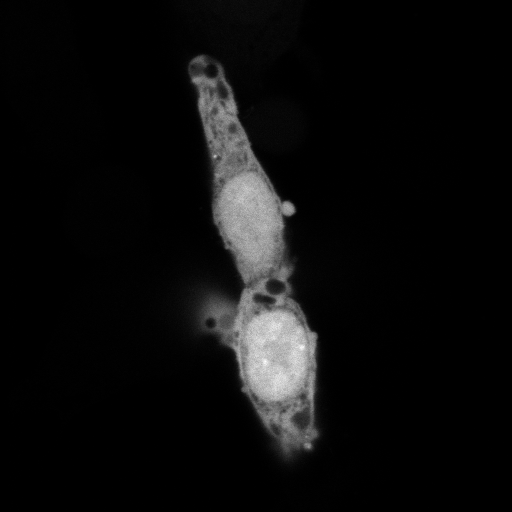
%> input picture Example_Data/AcceptorOnly_AmAx_YFP_ch04.tif, 512 x 512 px; the run also reads 1 picture not shown here
$ octave seFRET_Calibrate.m   (GNU Octave 9; MATLAB toolbox functions it lacks are replaced by stand-ins)
%> lines starting %> are read from the running program, lines starting %| are printed output that depends on the picture; in (x1, y1, x2, y2) boxes, pixels count from 0 and x2, y2 are one past the last pixel; in counts of white or black regions, pixels touching at a corner belong together; the program's own positions count from 1
% "seFRET_Calibrate" - seFRET example in Matlab
% Eric Rees, 22 Jan 2013
% Copyright 2013, University of Cambridge
%  License - GPL Version 3 or later, http://www.gnu.org/licenses/gpl.html
%
%
% Tested with Matlab 2011b.
% Requires image processing toolbox: for imerode()
%
% doi:10.1098/rsif.2008.0381.focus (refer to Alan Elder paper on seFRET)
%
% Version history
% 1.0 Forked from iFRET 1.3 (see comments and documentation in that file)
%
% NOTES:
% This script will determine mean calibration values for seFRET, by
% processing user-selected reference image files.
%
% Abbreviations:
% AOS    = Acceptor only sample
% DOS    = Donor only sample
% Linker = CFP-YFP linker sample, with known dFRET and aFRET
% AmAx   = Acceptor Emission, Acceptor Excitation spectral channel
% AmDx   = Acceptor Emission, Donor Excitation spectral channel
% DmDx   = Donor Emission, Donor Excitation spectral channel
% Im     = image (assumed 16 bit)
%
% ThresholdLow: pixels within a region darker than ThresholdLow are
%               assumed to be background. Used for d.c. background
%               estimation and subtraction
% ThresholdHigh: pixels within a region that is brighter than ThresholdLow
%                AND darker than ThresholdHigh are identified as signals.
%                The reason for ThresholdHigh is that some detectors may
%                become nonlinear at high brightness, and such nonlinear
%                regions are unsuitable for this linear seFRET analysis.
%
%     ThresholdLow and ThresholdHigh are set at the start of this script.
%     They may (and should) be optimised by the user for their own system.
%
% KnownDFRET = the dFRET value of the Linker construct sample,
%              which must be known (e.g. from TCSPC / lifetime measurement)
%              in order for alpha and beta to be fitted in this script.


% 0. SET INITIAL CONDITIONS
%    Users should check these parameters are OK.
%    In particular:
%    (a) Set KnownDFRET from lifetime calibration data, and
%    (b) Set reasonable Threshold levels for your images
%
clear all

ThresholdLow = 2000; % DmDx or AmAx signal must be sufficient to analyse
ThresholdHigh=30000; % High signals may suffer from nonlinear CCD response

KnownDFRET   = 0.30; % Specify the known dFRET of the linker images
                     % E.g. Use 0.30 for 17AA sample

MaskErodeRadius = 15;% Erode edges of masked regions by this much

flagDoNotErode = 1;

% Dialog box to prompt user for inputs:
% (Comment out the following lines to use the values written above):
prompt = {'Set low threshold (darker pixels are background):',...
          'Set high threhold (to exclude bright, nonlinear pixels):',...
          'dFRET value of Linker Construct:',...
          'Mask erosion radius (excludes edge effects)'};
dlg_title = 'Please confirm parameters:';
num_lines = 1;
default   = {'2000', '30000', '0.30', '15'};
answer    = inputdlg(prompt,dlg_title,num_lines,default);
%> the answer given: 2000, 30000, 0.30, 15
ThresholdLow    = str2num( answer{1} );
ThresholdHigh   = str2num( answer{2} );
KnownDFRET      = str2num( answer{3} );
MaskErodeRadius = str2num( answer{4} );

% For heuristic masking, threshold and erode
morphShape = strel('disk',MaskErodeRadius);


% 1a. AER
% Find AER from an acceptor-only sample (e.g. m-CHERRY only)
% Threshold the imAmAx signal
% Erode the threshold mask to guess a clean region for determining AER

% Locate folder containing AOS image set(s) to process
% - assuming the Leica "ch00, ch01..." etc name pattern.
[FileNameAmAxAOS,PathName] = uigetfile('*.tif',...
    'Open Acceptor Only Sample, Acceptor Emission, Acceptor Excitation');
%> the answer given: Example_Data/AcceptorOnly_AmAx_YFP_ch04.tif
imAmAxAOS = double( imread([PathName FileNameAmAxAOS]) );
%> imAmAxAOS: size 512x512 double; min 1120, max 30598, mean 2621.3; mean of the top-left, top-right, bottom-left and bottom-right quarters 2916, 1824.3, 2131, 3613.7

[FileNameAmDxAOS,PathName] = uigetfile('*.tif',...
    'Open Acceptor Only Sample, Acceptor Emission, Donor Excitation');
%> the answer given: Example_Data/AcceptorOnly_AmDx_YFP_ch01.tif
imAmDxAOS = double( imread([PathName FileNameAmDxAOS]) );
%> imAmDxAOS: size 512x512 double; min 1121, max 22690, mean 2263.3; mean of the top-left, top-right, bottom-left and bottom-right quarters 2482.4, 1683.4, 1895.9, 2991.4

% Eroded mask for AER determination is within Low AND High Thresholds
maskAOS = (imAmAxAOS > ThresholdLow & imAmAxAOS < ThresholdHigh & ...
           imAmDxAOS > ThresholdLow & imAmDxAOS < ThresholdHigh );
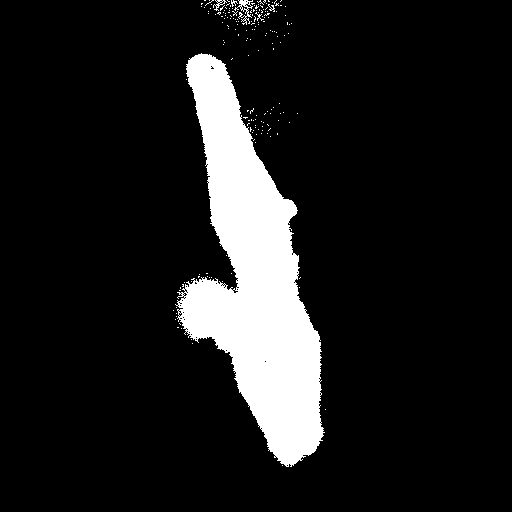
%> maskAOS: size 512x512 logical; 11.3% white; 182 white regions (176 under 20 px), largest, box (x1, y1, x2, y2) and area: (175, 53, 325, 467) 29102, (234, 0, 253, 25) 162, (213, 0, 227, 11) 49, (268, 4, 275, 12) 23, (231, 0, 238, 7) 22, (255, 12, 264, 21) 21
maskAOSeroded = imerode(maskAOS,morphShape);
%> maskAOSeroded: size 512x512 logical; 5.2% white; 1 white region, box (x1, y1, x2, y2) and area: (197, 82, 308, 450) 13615

% Mask for background determination starts under the Low Threshold ONLY
maskAOSbgRaw = (imAmAxAOS < ThresholdLow & imAmDxAOS < ThresholdLow);
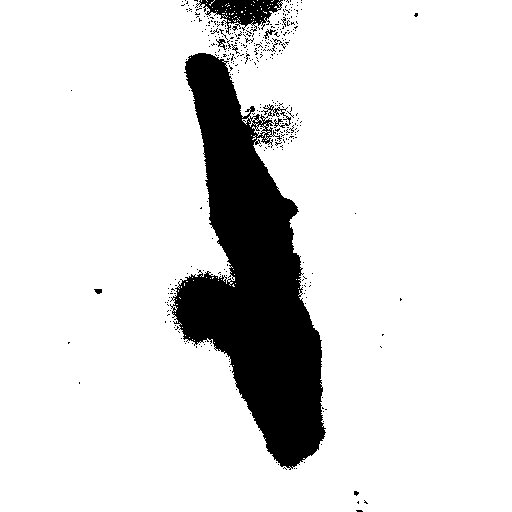
%> maskAOSbgRaw: size 512x512 logical; 87% white; 370 black regions (363 under 20 px), largest, box (x1, y1, x2, y2) and area: (170, 53, 326, 470) 31440, (195, 0, 283, 35) 1475, (216, 39, 227, 50) 48
maskAOSbg = imerode(maskAOSbgRaw,morphShape);
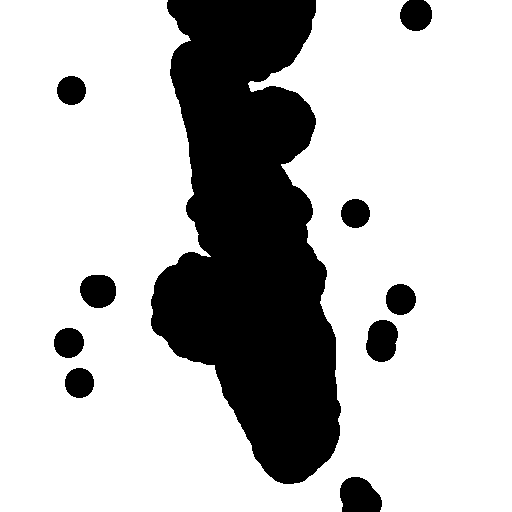
%> maskAOSbg: size 512x512 logical; 74.5% white; 10 black regions, largest, box (x1, y1, x2, y2) and area: (151, 0, 341, 484) 59213, (340, 477, 382, 512) 1187, (366, 320, 398, 362) 1070

if (flagDoNotErode)
    maskAOSeroded = maskAOS;
    maskAOSbg = maskAOSbgRaw;
end

if(sum(maskAOSeroded(:)) == 0 )
    error('No data within cautious AOS mask')
  else if(sum(maskAOSbg(:)) == 0)
    error('No region could be found to define an AOS background')
       end
end

% Try to subtract the image background level
imAmAxAOS = imAmAxAOS - mean(imAmAxAOS(maskAOSbg));
imAmDxAOS = imAmDxAOS - mean(imAmDxAOS(maskAOSbg));

% Create an image matrix of the acceptor emission ratio
imRatioAOS = zeros(size(imAmAxAOS));
imRatioAOS(maskAOS) = imAmDxAOS(maskAOS)./imAmAxAOS(maskAOS);
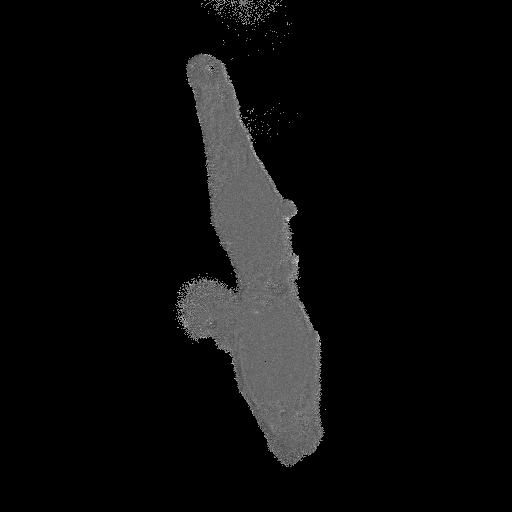
%> imRatioAOS: size 512x512 double; min 0, max 1.74, mean 0.0838; drawn with min black and max white

% Find the mean AER (e.g. 0.5)
AER = mean(imRatioAOS(maskAOSeroded));
%> AER = 0.739
% Consider giving a warning if AER > 1 (unlikely), or AER < 0 (unphysical).

AER % Echo AER to MATLAB console
%> AER = 0.739


%%
% 1b. DER
% Find DER from a donor-only sample (e.g. GFP only)
% Threshold the imDmDx signal
% Erode the threshold mask to guess a clean region for determining DER

[FileNameAmDxDOS,PathName] = uigetfile('*.tif',...
    'Open Donor Only Sample, Acceptor Emission, Donor Excitation');
%> the answer given: Example_Data/AcceptorOnly_AmDx_YFP_ch01.tif
imAmDxDOS = double( imread([PathName FileNameAmDxDOS]) );

[FileNameDmDxDOS,PathName] = uigetfile('*.tif',...
    'Open Donor Only Sample, Donor Emission, Donor Excitation');
%> the answer given: Example_Data/AcceptorOnly_AmDx_YFP_ch01.tif
imDmDxDOS = double( imread([PathName FileNameDmDxDOS]) );

% Eroded mask for DER determination is within Low AND High Thresholds
maskDOS = ( imDmDxDOS > ThresholdLow & imDmDxDOS < ThresholdHigh & ...
            imAmDxDOS > ThresholdLow & imAmDxDOS < ThresholdHigh );
%> maskDOS: size 512x512 logical; 11.5% white; 311 white regions (305 under 20 px), largest, box (x1, y1, x2, y2) and area: (175, 53, 325, 467) 29201, (213, 0, 255, 26) 308, (254, 12, 266, 22) 37, (265, 4, 278, 12) 34, (94, 289, 102, 294) 31, (218, 39, 225, 45) 22
maskDOSeroded = imerode(maskDOS,morphShape);
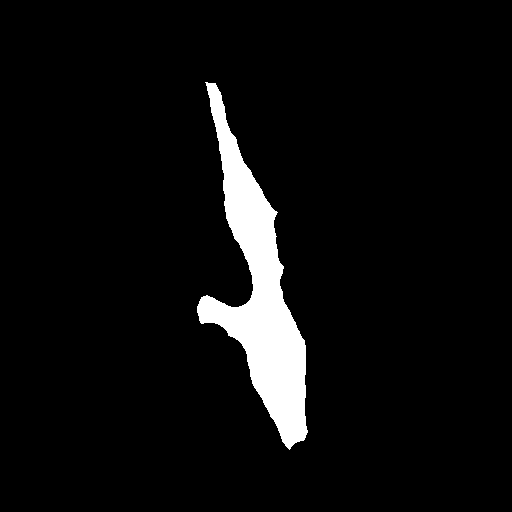
%> maskDOSeroded: size 512x512 logical; 5.5% white; 1 white region, box (x1, y1, x2, y2) and area: (197, 82, 308, 450) 14287

% Mask for background determination starts under the Low Threshold ONLY
maskDOSbgRaw = ( imDmDxDOS < ThresholdLow & imAmDxDOS < ThresholdLow );
maskDOSbg = imerode(maskDOSbgRaw,morphShape);
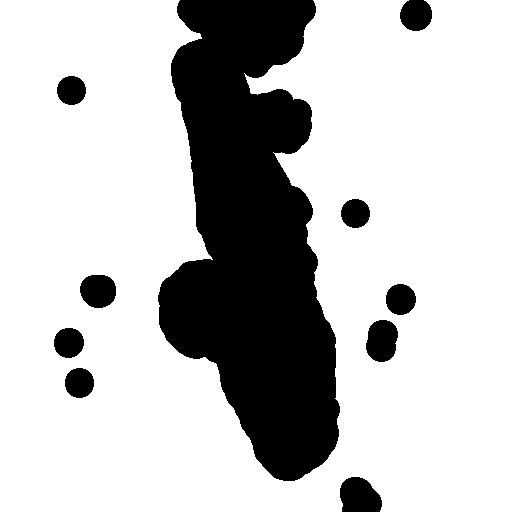
%> maskDOSbg: size 512x512 logical; 75.9% white; 10 black regions, largest, box (x1, y1, x2, y2) and area: (158, 0, 340, 481) 55692, (340, 477, 382, 512) 1187, (366, 320, 398, 362) 1070

if(flagDoNotErode)
    maskDOSeroded = maskDOS;
    maskDOSbg = maskDOSbgRaw;
end

if(sum(maskDOSeroded(:)) == 0 )
    error('No data within cautious DOS mask')
   else if(sum(maskDOSbg(:)) == 0 )
           error('No region could be found to define an DOS background')
        end
end

% Try subtracting background;
imAmDxDOS = imAmDxDOS-mean(imAmDxDOS(maskDOSbg));
imDmDxDOS = imDmDxDOS-mean(imDmDxDOS(maskDOSbg));

% Create an image matrix of the Donor Emission Ratio
imRatioDOS = zeros(size(imDmDxDOS));
imRatioDOS(maskDOS) = imAmDxDOS(maskDOS)./imDmDxDOS(maskDOS);

% Find the mean DER, e.g. DER = 0.75;
DER = mean(imRatioDOS(maskDOSeroded));
%> DER = 1

DER % Echo DER to MATLAB
%> DER = 1


%%
% 2. Process some reference images to determine calibration numbers
% "LIN" refers to an image taken using a Linker Construct -
% But other references should work provided their dFRET and aFRET are equal
% to the "KnownDFRET" parameter specified above.

[FileNameAmAxLIN,PathName] = uigetfile('*.tif',...
    'Open Linker Sample, Acceptor Emission, Acceptor Excitation');
%> the answer given: Example_Data/AcceptorOnly_AmDx_YFP_ch01.tif
imAmAxLIN = double( imread([PathName FileNameAmAxLIN]) );

[FileNameAmDxLIN,PathName] = uigetfile('*.tif',...
    'Open Linker Sample, Acceptor Emission, Donor Excitation');
%> the answer given: Example_Data/AcceptorOnly_AmDx_YFP_ch01.tif
imAmDxLIN = double( imread([PathName FileNameAmDxLIN]) );

[FileNameDmDxLIN,PathName] = uigetfile('*.tif',...
    'Open Linker Sample, Donor Emission, Donor Excitation');
%> the answer given: Example_Data/AcceptorOnly_AmDx_YFP_ch01.tif
imDmDxLIN = double( imread([PathName FileNameDmDxLIN]) );

% Mask and background subtraction
% Bug fixed here - check name consistency!
% Eroded mask for setting Alpha and Beta is within Low AND High Thresholds
maskLIN = ( imAmAxLIN > ThresholdLow & imAmAxLIN < ThresholdHigh & ...
            imDmDxLIN > ThresholdLow & imDmDxLIN < ThresholdHigh & ...
            imAmDxLIN > ThresholdLow & imAmDxLIN < ThresholdHigh );
maskLINeroded = imerode(maskLIN,morphShape);

% Mask for background determination starts under the Low Threshold ONLY
maskLINbgRaw = ( imAmAxLIN < ThresholdLow & ...
              imDmDxLIN < ThresholdLow & ...
              imAmDxLIN < ThresholdLow );
maskLINbg = imerode(maskLINbgRaw,morphShape);

if(flagDoNotErode)
    maskLINeroded = maskLIN;
    maskLINbg = maskLINbgRaw;
end


% Use bg mask to estimate and subtract background levels
imAmAxLIN = imAmAxLIN - mean(imAmAxLIN(maskLINbg));
imAmDxLIN = imAmDxLIN - mean(imAmDxLIN(maskLINbg));
imDmDxLIN = imDmDxLIN - mean(imDmDxLIN(maskLINbg));

% % Iterate FRET calculations to determine Alpha and Beta
% Alpha = 0.5; % This is an initial value, and will be iteratively adjusted
% Beta = 2;    % So is this

% Find "lcFRET" which refers to "Linker Corrected FRET"
lcFRET = imAmDxLIN - AER*imAmAxLIN - DER*imDmDxLIN;
lcFRET(lcFRET<0) = 0; % cFRET < 0 is unphysical
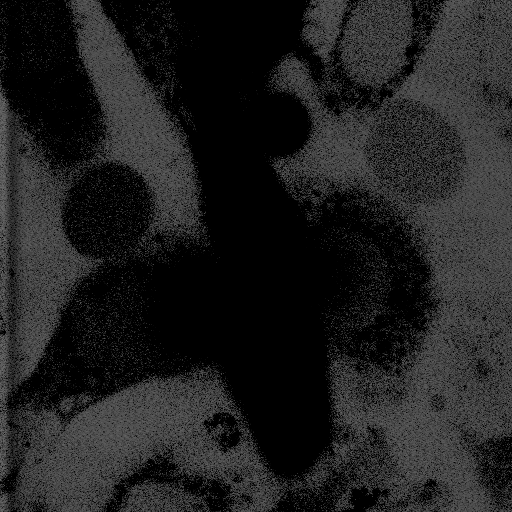
%> lcFRET: size 512x512 double; min 0, max 108.7, mean 32.9

% Fit Alpha and Beta parameters
% The following step may go wrong in the presence of strong noise
% median(listOfAlphas) etc "should" be robust versus outliers...
% But this cannot be guaranteed. User should check plausible values found
%

listOfAlphas = (DER*imDmDxLIN(maskLINeroded) ) ./ ...
               ( lcFRET((maskLINeroded))*(KnownDFRET^-1 -1) );

listOfBetas = lcFRET(maskLINeroded) ./ ...
              ( KnownDFRET*AER*imAmAxLIN(maskLINeroded) );

% Reject values of Alpha = inf, and Beta = 0, from lcFRET = 0...
listOfAlphas(listOfAlphas == inf) = [];
listOfBetas( listOfBetas  == 0)   = [];

% Hopefully this section has determined sensible Alpha and Beta values
% For the 1:1 linker, aFRET is the same as dFRET here - to determine Beta

Alpha = median(listOfAlphas(:) );
%> Alpha = NaN
Beta  = median(listOfBetas(:) );
%> Beta = NaN

if( Alpha < 0 || Beta < 0 )
   error('Negative Alpha or Beta fitted to Linker image')
end

Alpha  % Echo alpha to MATLAB console
%> Alpha = NaN
Beta   % Echo beta to MATLAB console
%> Beta = NaN


% End of calibration
% Now the stored values of AER, DER, Alpha and Beta
% Can be used to process real specimen data
%
% 22 Jan 2013
% This script has been simplified - for ease of reading and basic use
% 1. It no longer processes batches of files to produce consistency stats
% 2. It no longer opens files using the Leica SP5 name pattern
%    Instead, users are promted for all files (tedious, but simple)
% 3. It solves for alpha, beta, instead of iterative fitting.
%
% Users should check for reasonable values
% For example, like AER 0.75, DER 0.5, Alpha 0.3, Beta 2.3
%
